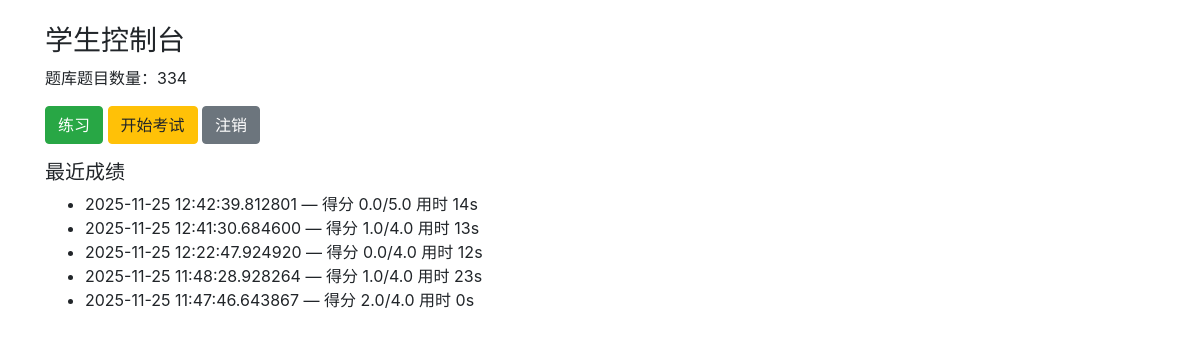
The page /student/dashboard (signed in) on the database its author committed.
### app/models.py (models this page shows)
class ExamRecord(db.Model):
    __tablename__ = 'exam_records'
    id = db.Column(db.Integer, primary_key=True)
    user_id = db.Column(db.Integer)
    score = db.Column(db.Float)
    total = db.Column(db.Float)
    duration_seconds = db.Column(db.Integer)
    created_at = db.Column(db.DateTime, default=datetime.datetime.utcnow)
    details = db.Column(db.Text)  # JSON 格式或字符串化结果

### app/student/routes.py (the view)
@student_bp.route('/dashboard')
@login_required
def dashboard():
    uid = session.get('user_id')
    records = ExamRecord.query.filter_by(user_id=uid).order_by(ExamRecord.created_at.desc()).limit(10).all()
    qcount = Question.query.count()
    return render_template('student/dashboard.html', records=records, qcount=qcount)

### app/student/routes.py (called while the page is built)
def login_required(f):
    from functools import wraps
    @wraps(f)
    def wrapper(*args, **kwargs):
        if 'user_id' not in session:
            flash('请先登录', 'warning')
            return redirect(url_for('auth.login'))
        return f(*args, **kwargs)
    return wrapper

### app/templates/student/dashboard.html (shortened to what this page needs)
{% extends "base.html" %}
{% block content %}
  <h3>学生控制台</h3>
  <p>题库题目数量：{{ qcount }}</p>
  <a class="btn btn-success" href="{{ url_for('student.practice') }}">练习</a>
  <a class="btn btn-warning" href="{{ url_for('student.exam') }}">开始考试</a>
  <a class="btn btn-secondary" href="{{ url_for('auth.logout') }}">注销</a>
  <h5 class="mt-3">最近成绩</h5>
  {% if records %}
    <ul>
      {% for r in records %}
        <li>{{ r.created_at }} — 得分 {{ r.score }}/{{ r.total }} 用时 {{ r.duration_seconds }}s</li>
      {% endfor %}
    </ul>
  {% else %}
    <p>暂无成绩记录。</p>
  {% endif %}
{% endblock %}

### rows shown on the page
ExamRecord: created_at "2025-11-25 12:42:39.812801", score "0.0", total "5.0", duration_seconds "14"
ExamRecord: created_at "2025-11-25 12:41:30.684600", score "1.0", total "4.0", duration_seconds "13"
ExamRecord: created_at "2025-11-25 12:22:47.924920", score "0.0", total "4.0", duration_seconds "12"
ExamRecord: created_at "2025-11-25 11:48:28.928264", score "1.0", total "4.0", duration_seconds "23"
ExamRecord: created_at "2025-11-25 11:47:46.643867", score "2.0", total "4.0", duration_seconds "0"

### other values the page prints
{{ qcount }} "334"
